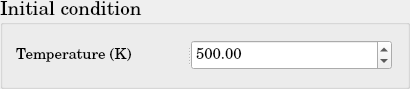
     <widget class="QGroupBox" name="DEq_InitialCondition_groupBox">
      <property name="minimumSize">
       <size>
        <width>410</width>
        <height>89</height>
       </size>
      </property>
      <property name="maximumSize">
       <size>
        <width>410</width>
        <height>89</height>
       </size>
      </property>
      <property name="font">
       <font>
        <family>Century Schoolbook L</family>
        <pointsize>14</pointsize>
        <weight>50</weight>
        <bold>false</bold>
       </font>
      </property>
      <property name="title">
       <string>Initial condition</string>
      </property>
      <layout class="QGridLayout" name="gridLayout_42">
       <item row="0" column="0">
        <widget class="QSplitter" name="splitter_11">
         <property name="minimumSize">
          <size>
           <width>378</width>
           <height>0</height>
          </size>
         </property>
         <property name="maximumSize">
          <size>
           <width>378</width>
           <height>30</height>
          </size>
         </property>
         <property name="orientation">
          <enum>Qt::Horizontal</enum>
         </property>
         <widget class="QLabel" name="DEq_SolidTmperature">
          <property name="minimumSize">
           <size>
            <width>169</width>
            <height>30</height>
           </size>
          </property>
          <property name="maximumSize">
           <size>
            <width>171</width>
            <height>31</height>
           </size>
          </property>
          <property name="font">
           <font>
            <pointsize>11</pointsize>
           </font>
          </property>
          <property name="text">
           <string>Temperature (K)</string>
          </property>
         </widget>
         <widget class="QDoubleSpinBox" name="DEq_SolidTmperature_doubleSpinBox">
          <property name="minimumSize">
           <size>
            <width>199</width>
            <height>29</height>
           </size>
          </property>
          <property name="maximumSize">
           <size>
            <width>201</width>
            <height>30</height>
           </size>
          </property>
          <property name="font">
           <font>
            <pointsize>11</pointsize>
           </font>
          </property>
          <property name="maximum">
           <double>1000000000.000000000000000</double>
          </property>
          <property name="value">
           <double>500.000000000000000</double>
          </property>
         </widget>
        </widget>
       </item>
      </layout>
     </widget>
